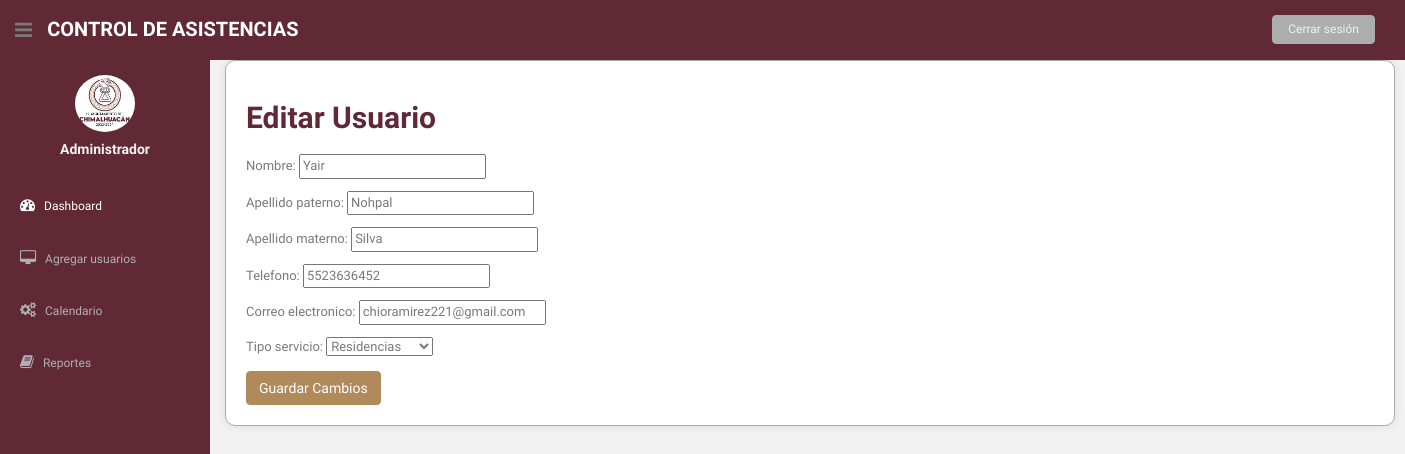
Page /editar_usuario/1/ (signed in) on the committed database.
### asistencia/models.py (models this page shows, shortened)
class Usuario(models.Model):
    nombre = models.CharField(max_length=100)
    apellido_paterno = models.CharField(max_length=100)
    apellido_materno = models.CharField(max_length=100)
    telefono = models.CharField(max_length=10)
    correo_electronico = models.EmailField(unique=True)
    fecha_registro = models.DateField(auto_now_add=True)
    user = models.OneToOneField(User, on_delete=models.CASCADE, null=True, blank=True)
    OPCIONES_SERVICIO = [
        ('SS', 'Servicio Social'),
        ('R', 'Residencias'),
    ]
    tipo_servicio = models.CharField(max_length=2, choices=OPCIONES_SERVICIO)
    horas_realizadas = models.IntegerField(default=0)  # Se actualizará según las horas realizadas
    horas_requeridas = models.IntegerField()  # Horas requeridas para el servicio

### asistencia/views.py (the view)
# urls.py: path('editar_usuario/<int:pk>/', views.editar_usuario, name='editar_usuario'),
@login_required
def editar_usuario(request, pk):
    usuario = get_object_or_404(Usuario, pk=pk)
    if request.method == 'POST':
        form = UsuarioForm(request.POST, instance=usuario)
        if form.is_valid():
            form.save()
            messages.success(request, 'Usuario actualizado correctamente.')
            return redirect('lista_usuarios')
    else:
        form = UsuarioForm(instance=usuario)
    return render(request, 'editar_usuario.html', {'form': form})

### asistencia/forms.py (shortened to what this page needs)
class UsuarioForm(forms.ModelForm):
    class Meta:
        model = Usuario
        fields = ['nombre', 'apellido_paterno', 'apellido_materno', 'telefono', 'correo_electronico', 'tipo_servicio']
        error_messages = {
            'nombre': {
                'required': 'Todos los campos son obligatorios.',
            },
            'apellido_paterno': {
                'required': 'Todos los campos son obligatorios.',
            },
            'apellido_materno': {
                'required': 'Todos los campos son obligatorios.',
            },
            'telefono': {
                'required': 'Todos los campos son obligatorios.',
                'max_length': 'El teléfono debe tener exactamente 10 dígitos.',
            },
            'correo_electronico': {
                'required': 'Todos los campos son obligatorios.',
                'invalid': 'Ingresa un correo electrónico válido.',
            },
            'tipo_servicio': {
                'required': 'Todos los campos son obligatorios.',
            },
        }

### asistencia/templates/editar_usuario.html (shortened to what this page needs)
{% load static %}
<!DOCTYPE html>
<html lang="en">
<head>
  <link href="{% static 'css/bootstrap.css' %}" rel="stylesheet">
  <link href="{% static 'font-awesome/css/font-awesome.css' %}" rel="stylesheet" />
  <link rel="stylesheet" type="text/css" href="{% static 'css/zabuto_calendar.css' %}">
  <link rel="stylesheet" type="text/css" href="{% static 'js/gritter/css/jquery.gritter.css' %}" />
  <link rel="stylesheet" type="text/css" href="{% static 'lineicons/style.css' %}">
  <link href="{% static 'css/style.css' %}" rel="stylesheet">
  <link href="{% static 'css/style-responsive.css' %}" rel="stylesheet">
</head>
<body>
  <section id="container">
    {% include 'general/menu.html' %}
    <section id="main-content">
      <section class="wrapper">
        <div class="container">
          <h2>Editar Usuario</h2>
          <form action="" method="post">
            {{ form.as_p }}
            <button type="submit" class="btn btn-primary">Guardar Cambios</button>
          </form>
        </div>
      </section>
    </section>
  </section>
</body>
</html>

### asistencia/static/css/style.css (style rules this page uses)
body { color: #797979; background: #f2f2f2; font-family: 'Ruda', sans-serif; padding: 0px !important; margin: 0px !important; font-size:13px; }
#container { width: 100%; height: 100%; }
#main-content { margin-left: 210px; }
.wrapper { display: inline-block; margin-top: 60px; padding-left: 15px; padding-right: 15px; padding-bottom: 15px; padding-top: 0px; width: 100%; }
label { font-weight: 400; }

### asistencia/templates/editar_usuario.html (style rules this page uses)
.container { background-color: #ffffff; border: 1px solid #ACADAD; padding: 20px; border-radius: 10px; box-shadow: 0px 0px 10px rgba(0, 0, 0, 0.1); }
.container h2 { color: #602935; font-weight: bold; }
.container form { margin-top: 20px; }
.container .btn-primary { background-color: #B08A5B; border-color: #B08A5B; }

### rows in the picture
Usuario: nombre "Yair", apellido_paterno "Nohpal", apellido_materno "Silva", telefono "5523636452", correo_electronico "chioramirez221@gmail.com", tipo_servicio "Residencias"
